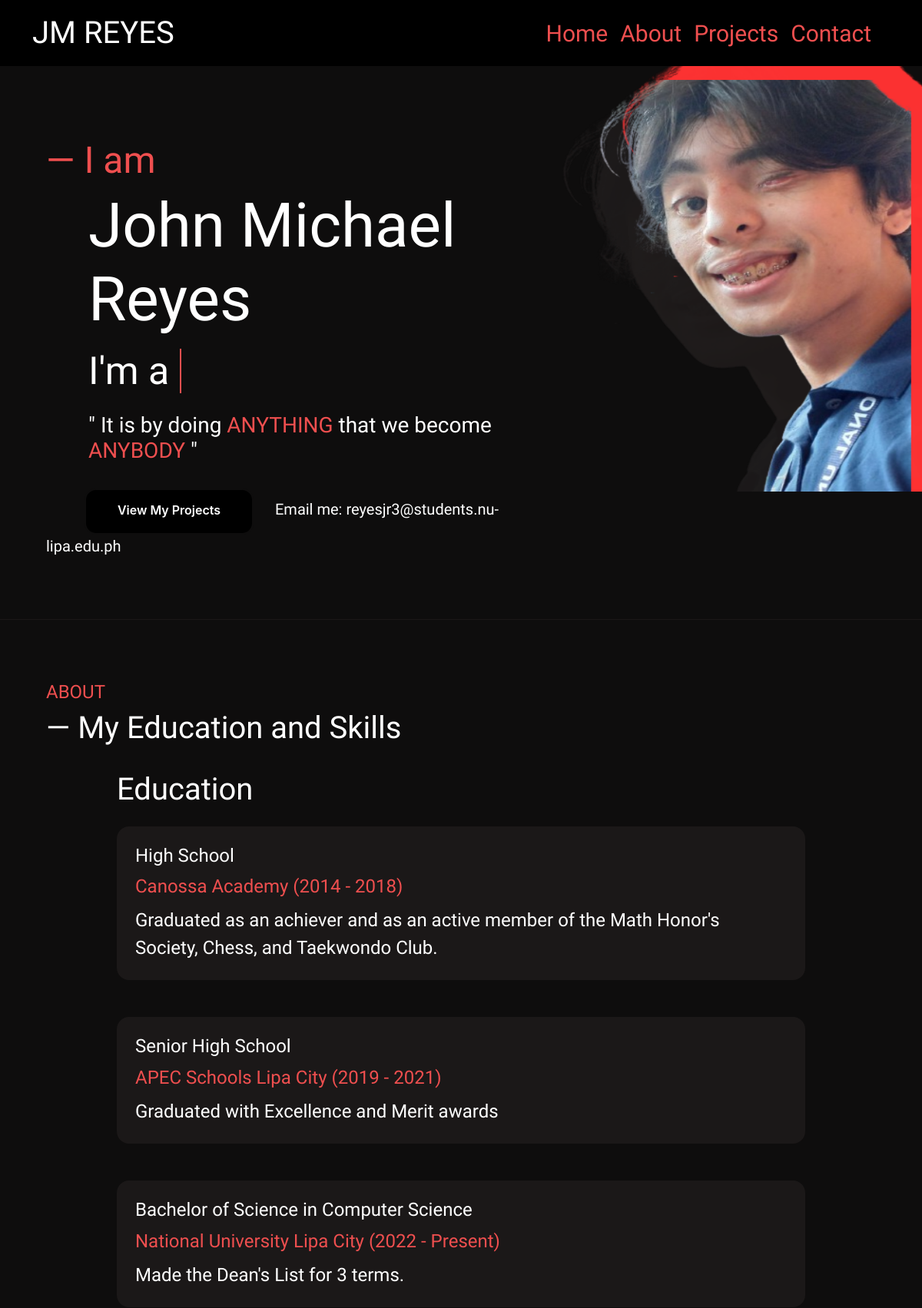
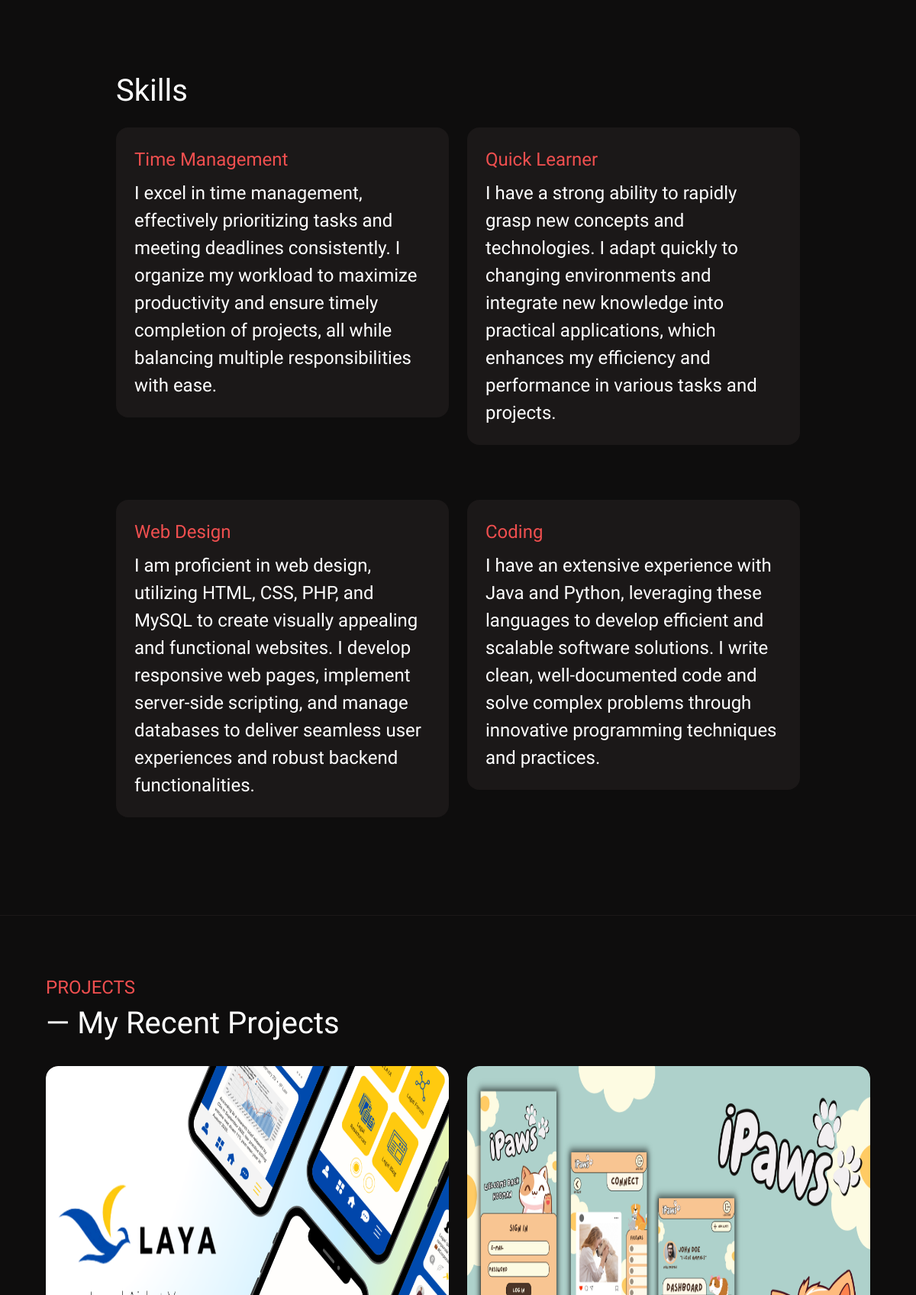
The page / (upper part) on the database its author committed (2 pictures, top to bottom).
### tables this page shows
CREATE TABLE `education` (
  `education_ID` int(11) NOT NULL,
  `user_ID` int(11) DEFAULT NULL,
  `educational_level` varchar(255) NOT NULL,
  `campus_name` varchar(255) NOT NULL,
  `school_year` varchar(255) NOT NULL,
  `attainments` text NOT NULL
);

CREATE TABLE `skills` (
  `skills_ID` int(11) NOT NULL,
  `user_ID` int(11) DEFAULT NULL,
  `skill_name` varchar(255) NOT NULL,
  `skill_description` text NOT NULL
);

CREATE TABLE `projects` (
  `projects_ID` int(11) NOT NULL,
  `user_ID` int(11) DEFAULT NULL,
  `project_title` varchar(255) NOT NULL,
  `project_description` text NOT NULL,
  `project_photo` varchar(255) DEFAULT NULL
);

### index.php (the view, shortened to what this page needs)
<?php
include ('connect.php');
?>
<!DOCTYPE html>
<html lang="en">
<head>
  <link href="https://cdn.jsdelivr.net/npm/bootstrap@5.3.3/dist/css/bootstrap.min.css" rel="stylesheet"
>
  <link href="https://unpkg.com/aos@2.3.1/dist/aos.css" rel="stylesheet">
  <link rel="stylesheet"
    href="https://maxst.icons8.com/vue-static/landings/line-awesome/font-awesome-line-awesome/css/all.min.css">
  <link rel="stylesheet"
    href="https://maxst.icons8.com/vue-static/landings/line-awesome/line-awesome/1.3.0/css/line-awesome.min.css">
  <link rel="stylesheet" href="./assets/css/style.css">
</head>
<body data-bs-spy="scroll" data-bs-target=".navbar">
  <nav class="navbar navbar-expand-lg navbar-dark fixed-top">
    <div class="container fluid mx-lg-auto">
      <a class="navbar-brand navbar-font" href="#">
        <span class="name-logo"><i class="las la-cat"></i> JM REYES</span></a>
      <div class="collapse navbar-collapse navbar-font" id="navbarNav">
        <ul class="navbar-nav">
          <li class="nav-item">
            <a class="nav-link active" aria-current="page" href="#home">Home</a>
          </li>
          <li class="nav-item">
            <a class="nav-link active" aria-current="page" href="#about">About</a>
          </li>
          <li class="nav-item">
            <a class="nav-link active" aria-current="page" href="#projects">Projects</a>
          </li>
          <li class="nav-item">
            <a class="nav-link active" aria-current="page" href="#contact">Contact</a>
          </li>
          <li class="nav-item">
            <a class="nav-link active" aria-current="page" href="login.php"><i class="las la-cog"></i></a>
          </li>
        </ul>
      </div>
    </div>
  </nav>
  <section id="home" class="full-height px-lg-5">
    <div class="container mx-lg-auto">
      <div class="row">
        <div class="col-lg-7 margin-top-center">
          <h2 class="display-5 header-brand">— I am</h2>
          <h1 class="display-1 indent mt-2">John Michael Reyes</h1>
          <div class="body">
            <div class="container-txt">
              <span class="text first-text">I'm a</span>
              <span class="text second-text">Student</span>
            </div>
          </div>
          <h4 class="indent fs-medium mt-3">" It is by doing <span class="header-brand">ANYTHING</span> that we become
            <span class="header-brand">ANYBODY</span> "</h4>
          <div>
            <a href="#projects" class="button-27 mt-4 me-4">View My Projects</a>
            <a href="#" class="link-custom">Email me: reyesjr3@students.nu-lipa.edu.ph</a>
          </div>
        </div>
        <div class="col-lg-5">
          <img src="./assets/images/Portfolio.png" alt="JM Reyes" class="d-none d-lg-block jm">
        </div>
      </div>
    </div>
  </section>
  <section id="about" class="full-height px-lg-5">
    <div class="container">
      <div class="row pb-4 mb-0">
        <div class="col-lg-8">
          <h4 class="header-brand">ABOUT</h4>
          <h1>— My Education and Skills</h1>
        </div>
      </div>
      <div class="row gy-5">
        <div class="col-lg-10 mx-auto">
          <h1 class="mb-4 mt-0">Education</h1>
          <?php
          $sql = "SELECT * FROM `education`";
          $result = mysqli_query($con, $sql);
          if ($result) {
            while ($row = mysqli_fetch_assoc($result)) {
              $level = $row['educational_level'];
              $campus = $row['campus_name'];
              $year = $row['school_year'];
              $attainments = $row['attainments'];
              echo '
                      <div class="col-12 resize mb-5" data-aos="fade-up">
                        <div class="bg-base p-4 rounded-4 shadow-effect">
                          <h4>' . $level . '</h4>
                          <p class="mb-2 text-brand">' . $campus . ' ' . $year . '</p>
                          <p class="mb-0">' . $attainments . '</p>
                        </div>
                      </div>
                      ';
            }
          }
          ?>
        </div>
        <div class="col-lg-10 mx-auto">
          <h1 class="mb-4 mt-0">Skills</h1>
          <div class="row gy-4">
            <?php
            $sql = "SELECT * FROM `skills`";
            $result = mysqli_query($con, $sql);
            if ($result) {
              $counter = 0;
              while ($row = mysqli_fetch_assoc($result)) {
                $name = $row['skill_name'];
                $desc = $row['skill_description'];
                $delay = $counter * 300;
                echo '
                  <div class="col-6 resize mb-5" data-aos="fade-up" data-aos-delay="' . $delay . '">
                      <div class="bg-base p-4 rounded-4 shadow-effect">
                          <p class="mb-2 text-brand">' . $name . '</p>
                          <p class="mb-0">' . $desc . '</p>
                      </div>
                  </div>
                    ';
                $counter++;
                if ($counter == 2) {
                  $counter = 0;
                }
              }
            }
            ?>
          </div>
        </div>
      </div>
    </div>
  </section>
  <section id="projects" class="full-height px-lg-5">
    <div class="container">
      <div class="row pb-4">
        <div class="col-lg-8">
          <h4 class="header-brand">PROJECTS</h4>
          <h1>— My Recent Projects</h1>
        </div>
      </div>
      <div class="row gy-4">
      <?php
        $sql = "SELECT * FROM `projects`";
        $result = mysqli_query($con, $sql);
        if ($result) {
          $counter = 0;
            while ($row = mysqli_fetch_assoc($result)) {
                $proj_title = $row['project_title'];
                $proj_desc = $row['project_description'];
                $photo = $row['project_photo'];
                $delay = $counter * 300;
                echo '
                <div class="col-md-6" data-aos="fade-up" data-aos-delay="' . $delay . '">
                    <div class="card-custom rounded-4 bg-base shadow-effect">
                        <div class="card-custom-image rounded-4">
                            <img class="rounded-4" src="uploads/'.$photo.'" alt="'.$proj_title.'">
                        </div>
                        <div class="card-custom-content p-4">
                            <h4 class="header-brand">'.$proj_title.'</h4>
                            <p>'.$proj_desc.'</p>
                            <a href="projectpage.php" class="link-custom">Read More</a>
                        </div>
                    </div>
                </div>
                ';
                $counter++;
                if ($counter == 2) {
                  $counter = 0;
                }
            }
        }
      ?>
      </div>
    </div>
  </section>
</body>
</html>

### assets/css/style.css (style rules this page uses)
:root { --color-body: #ffffff; --color-base: #0e0d0d; --color-base1: #1b1818; --color-base2: #000000; --color-brand2: #ff3131; --color-brand: #ef4f4f; --font-base: "Belleza"; --font-base2: "Oswald"; }
.text-brand { color: var(--color-brand); }
.resize { font-size: x-large; }
img { width: 100%; }
.row img { min-width: 500px; min-height: 500px; }
.fs-medium { font-size: 28px; }
.header-brand { color: var(--color-brand); }
body { background-color: var(--color-base); color: var(--color-body); font-family: var(--font-base); }
h1, h2, h3, h4, h5, h6 { color: var(--color-body); font-weight: 300; }
.indent { margin-left: 55px; }
.jm { position: relative; margin: 0; height: 70vh; width: auto; }
.full-height { min-height: 100vh; height: 100%; display: flex; flex-direction: column; justify-content: center; padding-top: 80px; padding-bottom: 80px; border-bottom: 1px solid var(--color-base1); }
.name-logo { font-size: 40px; }
.body { display: flex; align-items: center; overflow: hidden; }
.container-txt { margin-left: 55px; }
.container-txt .text { position: relative; color: var(--color-brand); font-size: 50px; font-weight: 200; }
.container-txt .text.first-text { color: var(--color-body); margin-right: 10px; }
.text.second-text::before { content: ""; position: absolute; top: 0; left: 0; height: 100%; width: 100%; background-color: var(--color-base); border-left: 2px solid var(--color-brand); animation: typing 4s steps(12) infinite; }
.margin-top-center { margin-top: 100px; }
a { text-decoration: none; color: var(--color-body); transition: all 0.4s ease; font-family: var(--font-base); }
.link-custom { font-weight: 400; position: relative; font-size: 20px; }
.link-custom::after { content: ""; width: 0%; height: 3px; background-color: var(--color-brand); position: absolute; left: 0%; top: 110%; transition: all 0.8s; }
.navbar { background-color: var(--color-base2); }
.navbar-font { font-size: 30px; }
.navbar-nav { margin-left: auto; }
.navbar .nav-link { text-decoration: none; color: var(--color-body); transition: all 0.4 ease; font-family: var(--font-base2); font-weight: 300; }
.navbar .nav-link.active { color: var(--color-brand); }
.bg-base { background-color: var(--color-base1); }
.shadow-effect { transition: all 0.5s; }
.button-27 { appearance: none; background-color: var(--color-base2); border: 2px solid var(--color-base); border-radius: 15px; box-sizing: border-box; color: #FFFFFF; cursor: pointer; display: inline-block; font-family: Roobert,-apple-system,BlinkMacSystemFont,"Segoe UI",Helvetica,Arial,sans-serif,"Apple Color Emoji","Segoe UI Emoji","Segoe UI Symbol"; font-size: 16px; font-weight: 600; line-height: normal; margin: 0; margin-left: 50px; min-height: 60px; min-width: 0; outline: none; padding: 16px 24px; text-align: center; text-decoration: none; transition: all 300ms cubic-bezier(.23, 1, 0.32, 1); user-select: none; -webkit-user-select: none; touch-action: manipulation; width: 220px; will-change: transform; }
.card-custom .card-custom-image { overflow: hidden; }
.card-custom .card-custom-image img { transition: all 0.4s ease; }

### rows shown on the page
education: educational_level "High School", campus_name "Canossa Academy", school_year "(2014 - 2018)", attainments "Graduated as an achiever and as an active member of the Math Honor's Society, Chess, and Taekwondo Club."
education: educational_level "Senior High School", campus_name "APEC Schools Lipa City", school_year "(2019 - 2021)", attainments "Graduated with Excellence and Merit awards"
education: educational_level "Bachelor of Science in Computer Science", campus_name "National University Lipa City", school_year "(2022 - Present)", attainments "Made the Dean's List for 3 terms."
skills: skill_name "Time Management", skill_description "I excel in time management, effectively prioritizing tasks and meeting deadlines consistently. I organize my workload to maximize productivity and ensure timely completion of projects, all while balancing multiple responsibilities with ease."
skills: skill_name "Quick Learner", skill_description "I have a strong ability to rapidly grasp new concepts and technologies. I adapt quickly to changing environments and integrate new knowledge into practical applications, which enhances my efficiency and performance in various tasks and projects."
skills: skill_name "Web Design", skill_description "I am proficient in web design, utilizing HTML, CSS, PHP, and MySQL to create visually appealing and functional websites. I develop responsive web pages, implement server-side scripting, and manage databases to deliver seamless user experiences and robust backend functionalities."
skills: skill_name "Coding", skill_description "I have an extensive experience with Java and Python, leveraging these languages to develop efficient and scalable software solutions. I write clean, well-documented code and solve complex problems through innovative programming techniques and practices."
projects: project_photo (picture)
projects: project_photo (picture)
